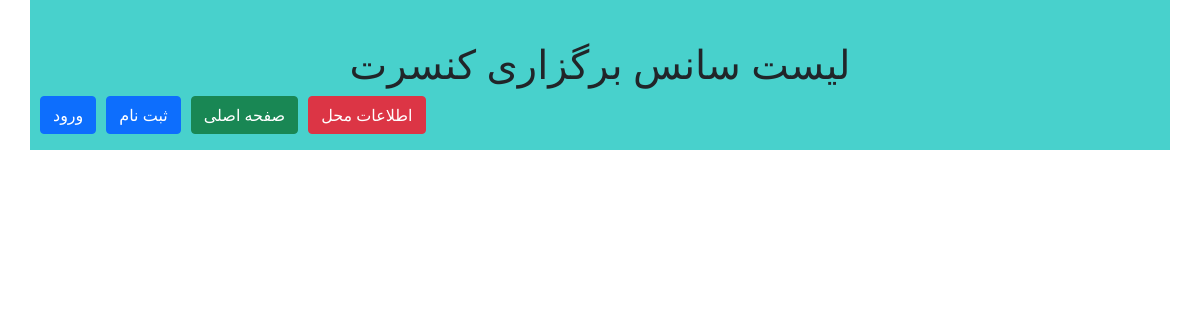
The app's page /sans/, older data.
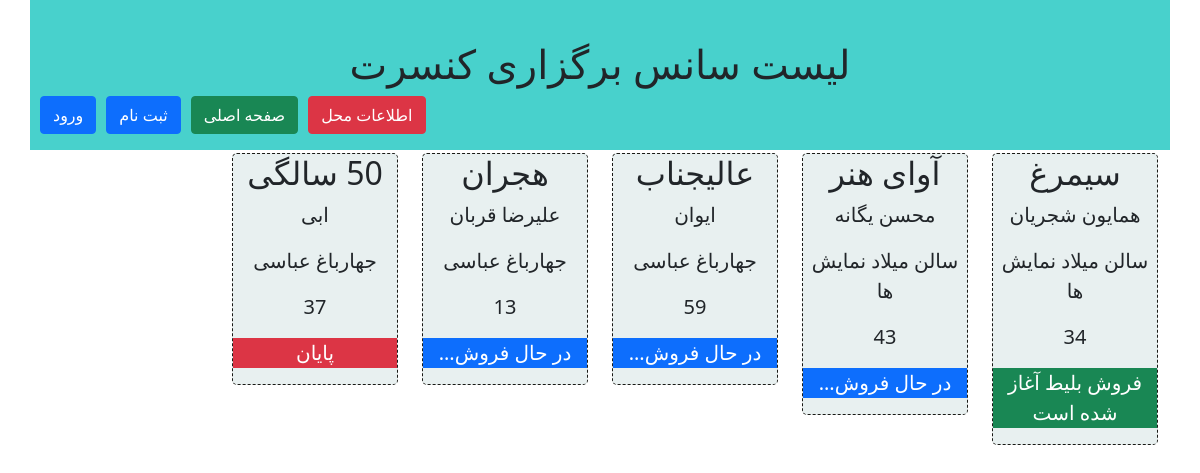
The same page, newer data.
### apps/ticketSales/models.py (models this page shows, shortened)
class timeModel(models.Model):
    class Meta:
        verbose_name="سانس"
        verbose_name_plural="سانس ها"
    concertModel=models.ForeignKey(concertModel,on_delete=models.PROTECT)
    locationModel=models.ForeignKey(locationModel,on_delete=models.PROTECT)
    StartDateTime=models.DateTimeField(verbose_name="تایم شروع")
    Seat=models.IntegerField(verbose_name="شماره صندلی")
    Start=1
    End=2
    Cancle=3
    Sales=4
    status_choices=(
        (Start,"فروش بلیط آغاز شده است"),
        (End,"پایان"),
        (Sales,"در حال فروش..."),
        (Cancle,'کنسل شده'),
    )
    Status=models.IntegerField(choices=status_choices,default=1,verbose_name="وضعیت")

class concertModel(models.Model):
    class Meta:
        verbose_name="مدل کنسرت"
        verbose_name_plural="مدل کنسرت"
    Name=models.CharField(max_length=100,verbose_name="نام کنسرت")
    SingerName=models.CharField(max_length=100,verbose_name="نام خواننده")
    lenght=models.IntegerField(verbose_name="طول برنامه")
    Poster=models.ImageField(upload_to="concertImages/",verbose_name="پوستر")

class locationModel(models.Model):
    class Meta:
        verbose_name="مکان"
        verbose_name_plural="مکان ها"
    Name=models.CharField(max_length=100,verbose_name="نام محل")
    Address=models.CharField(max_length=500,default="تهران - برج میلاد",verbose_name="آدرس")
    Phone=models.CharField(max_length=11,verbose_name="تلفن")
    capacity=models.IntegerField(verbose_name="ظرفیت")

### apps/ticketSales/views.py (the view)
# urls.py: path("sans/",timesInfo,name="sans"),
def timesInfo(request):
    times=timeModel.objects.all()
    context={
        "times":times
    }
    return render(request,'ticketSales/sans.html',context)

### template/ticketSales/sans.html (shortened to what this page needs)
{% extends "maintemplate.html" %}
{% block titlepage %}
    لیست سانس برگزاری کنسرت
{% endblock%}
{% block mainContent %}
    {% if times %}
        {% for time in times %}
        <div class="col-md-2">
            <div class="timesBox">
                    <h2>{{ time.concertModel.Name }} </h2>
                    <p>{{time.concertModel.SingerName}}</p>
                    <p>{{time.locationModel.Name}}</p>
                    <p>{{time.Seat}}</p>
                    <div class="
                    {% if time.Status == time.Start %}
                        btn-success
                    {% elif time.Status == time.End%}
                        btn-danger
                    {% else %}
                        btn-primary
                    {% endif %}
                    "><p>{{time.get_Status_display}}</p></div>
                </div>
            </div>
        {% endfor %}
    {% endif %}
{% endblock%}

### template/maintemplate.html (shortened to what this page needs)
{% load static %}
<!DOCTYPE html>
<html>
    <head>
        <link rel="stylesheet" type="text/css" href="{% static 'css/bootstrap.css' %} " >
        <link rel="stylesheet" type="text/css" href="{% static 'css/fontawesome.css' %} " >
        <link rel="stylesheet" type="text/css" href="{% static 'css/style.css' %} " >
    </head>
    <body dir="rtl">
        <div class="container">
            <div class="row box">
                <h1>{% block titlepage %} {% endblock%}</h1>
                <ul class="btnul">
                    {% if user.is_authenticated %}
                    <li><a href=""  class="btn btn-danger">خروج</a></li>
                    {% else %}
                    <li><a href="" class="btn btn-primary">ورود</a></li>
                    <li><a href="" class="btn btn-primary">ثبت نام</a></li>
                    {% endif %}
                    <li><a href="{% url "home" %}" class="btn btn-success">صفحه اصلی</a></li>
                    <li><a href="{% url "locatoins" %}" class="btn btn-danger">اطلاعات محل</a></li>
                </ul>
            </div>
            <div class="row">
                  {% block mainContent %}{% endblock%}
            </div>
        </div>
    </body>
</html>

### static/css/style.css (style rules this page uses)
a { text-decoration: none; }
p { font-size: 20px; }
.box { background-color:mediumturquoise ; padding-top: 40px; text-align: center; }
.btnul { list-style-type: none; padding-left: 0; }
li { list-style-type: none; }
.btnul li { float: left; margin-left: 10px; }
.timesBox { text-align: center; background-color: rgb(232, 240, 240); margin-top: 3px; border: 1px dashed rgb(26, 26, 22); border-radius: 5px; }

Row changes from the older to the newer data that the page shows:
added timeModel: concertModel.Name "سیمرغ", concertModel.SingerName "همایون شجریان", locationModel.Name "سالن میلاد نمایش ها", Seat "34", Status "فروش بلیط آغاز شده است"
added timeModel: concertModel.Name "آوای هنر", concertModel.SingerName "محسن یگانه", locationModel.Name "سالن میلاد نمایش ها", Seat "43", Status "در حال فروش..."
added timeModel: concertModel.Name "عالیجناب", concertModel.SingerName "ایوان", locationModel.Name "جهارباغ عباسی", Seat "59", Status "در حال فروش..."
added timeModel: concertModel.Name "هجران", concertModel.SingerName "علیرضا قربان", locationModel.Name "جهارباغ عباسی", Seat "13", Status "در حال فروش..."
added timeModel: concertModel.Name "50 سالگی", concertModel.SingerName "ابی", locationModel.Name "جهارباغ عباسی", Seat "37", Status "پایان"
